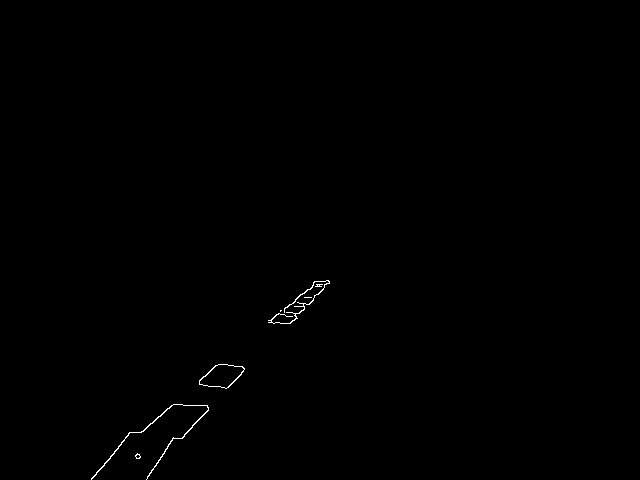
#> input picture self_driving_car_pkg/self_driving_car_pkg/data/frames/Mid_edge.png, 640 x 480 px, found by its file name
$ python a_timing_methods.py
#> lines starting #> are read from the running program, lines starting #| are printed output that depends on the picture; after the words box and inside, x2 and y2 are one past the last pixel; in counts of white or black regions, pixels touching at a corner belong together; long printed decimals are rounded
### prius_sdc/prius_sdc/Optimizations/req_files/utility.py
import cv2
import numpy as np
import math


def RetLargestContour(gray):
    LargestContour_Found = False
    thresh=np.zeros(gray.shape,dtype=gray.dtype)
    _,bin_img = cv2.threshold(gray,0,255,cv2.THRESH_BINARY)
    #Find the two Contours for which you want to find the min distance between them.
    cnts = cv2.findContours(bin_img, cv2.RETR_LIST, cv2.CHAIN_APPROX_SIMPLE)[1]
    Max_Cntr_area = 0
    Max_Cntr_idx= -1
    for index, cnt in enumerate(cnts):
        area = cv2.contourArea(cnt)
        if area > Max_Cntr_area:
            Max_Cntr_area = area
            Max_Cntr_idx = index
            LargestContour_Found = True
    if (Max_Cntr_idx!=-1):
        thresh = cv2.drawContours(thresh, cnts, Max_Cntr_idx, (255,255,255), -1) # [ contour = less then minarea contour, contourIDx, Colour , Thickness ]
    return thresh, LargestContour_Found

def Distance_(a,b):
    return math.sqrt( ( (a[1]-b[1])**2 ) + ( (a[0]-b[0])**2 ) )

def ApproxDistBWCntrs(cnt,cnt_cmp):
    # compute the center of the contour
    M = cv2.moments(cnt)
    cX = int(M["m10"] / M["m00"])
    cY = int(M["m01"] / M["m00"])
    # compute the center of the contour
    M_cmp = cv2.moments(cnt_cmp)
    cX_cmp = int(M_cmp["m10"] / M_cmp["m00"])
    cY_cmp = int(M_cmp["m01"] / M_cmp["m00"])
    minDist=Distance_((cX,cY),(cX_cmp,cY_cmp))
    Centroid_a=(cX,cY)
    Centroid_b=(cX_cmp,cY_cmp)
    return minDist,Centroid_a,Centroid_b


def Estimate_MidLane(BW,MaxDistance):
    #cv2.namedWindow("BW_zero",cv2.WINDOW_NORMAL)
    BW_zero= cv2.cvtColor(BW,cv2.COLOR_GRAY2BGR)
    #Find the two Contours for which you want to find the min distance between them.
    cnts= cv2.findContours(BW, cv2.RETR_LIST, cv2.CHAIN_APPROX_SIMPLE)[1]#3ms
    MinArea=1
    cnts_Legit=[]
    for index, _ in enumerate(cnts):
        area = cv2.contourArea(cnts[index])
        if area > MinArea:
            cnts_Legit.append(cnts[index])
    cnts=cnts_Legit
    # Cycle through each point in the Two contours & find the distance between them.
    # Take the minimum Distance by comparing all other distances & Mark that Points.
    CntIdx_BstMatch = []# [BstMatchwithCnt0,BstMatchwithCnt1,....]
    Closests_Pixels_list = []
    #200msec
    for index, cnt in enumerate(cnts):
        prevmin_dist = 100000
        Bstindex_cmp = 0
        #BstClosests_Pixels =0
        BstCentroid_a=0
        BstCentroid_b=0
        for index_cmp in range(len(cnts)-index):
            index_cmp = index_cmp + index
            cnt_cmp = cnts[index_cmp]
            if (index!=index_cmp):
                min_dist,Centroid_a,Centroid_b  = ApproxDistBWCntrs(cnt,cnt_cmp)

                #Closests_Pixels=(cnt[min_dstPix_Idx[0]],cnt_cmp[min_dstPix_Idx[1]])
                if(min_dist < prevmin_dist):
                    if (len(CntIdx_BstMatch)==0):
                        prevmin_dist = min_dist
                        Bstindex_cmp = index_cmp
                        #BstClosests_Pixels = Closests_Pixels
                        BstCentroid_a=Centroid_a
                        BstCentroid_b=Centroid_b

                    else:
                        Present= False
                        for i in range(len(CntIdx_BstMatch)):
                            if ( (index_cmp == i) and (index == CntIdx_BstMatch[i]) ):
                                Present= True
                        if not Present:
                            prevmin_dist = min_dist
                            Bstindex_cmp = index_cmp
                            #BstClosests_Pixels = Closests_Pixels
                            BstCentroid_a=Centroid_a
                            BstCentroid_b=Centroid_b
        if ((prevmin_dist!=100000 ) and (prevmin_dist>MaxDistance)):
            break
        if (type(BstCentroid_a)!=int):
            CntIdx_BstMatch.append(Bstindex_cmp)
            #Closests_Pixels_list.append(BstClosests_Pixels)
            #cv2.line(BW_zero,(BstClosests_Pixels[0][0][0],BstClosests_Pixels[0][0][1]),(BstClosests_Pixels[1][0][0],BstClosests_Pixels[1][0][1]),(0,0,255),thickness=2)
            cv2.line(BW_zero,BstCentroid_a,BstCentroid_b,(0,255,0),thickness=2)
            #cv2.imshow("BW_zero",BW_zero)

    #cv2.imwrite("D:/Had_LuQ/MidlaneClosestJoined.png",BW_zero)
    BW_zero = cv2.cvtColor(BW_zero,cv2.COLOR_BGR2GRAY)

    BW_Largest,Largest_found = RetLargestContour(BW_zero)#3msec

    if(Largest_found):
        return BW_Largest
    else:
        return BW

### self_driving_car_pkg/self_driving_car_pkg/Optimizations/a_timing_methods.py
import time
import timeit

import cv2
from req_files.utility import Estimate_MidLane
from req_files import config

def Accumulate(N):
    Total = 0
    for i in range(N + 1):
        Total = Total + i
    #print("Accumalating all Numbers from 1 to ",str(N)," we get =",Total)

def main():
    # Calling function with N=1000 and timing it
    Num =  100000
    start_time = time.time()
    Accumulate(Num)
    end_time = time.time()
    print("\nComparing profiling accuracy of time and timeit \n")
    print("[time]   Accumulate took ",end_time - start_time," sec ")

    # For Benchmarking code [Timeit]
    iterations=100
    print("[Timeit] Accumulate took ",timeit.timeit(lambda:Accumulate(Num), number=iterations)/iterations,"sec")


    # Now Profiling our Midlane_Estimation Algo and see how much time it takes to get the job done
    Midlane = cv2.imread("data/frames/Mid_edge.png",cv2.IMREAD_GRAYSCALE)
#> Midlane: shape (480, 640); 0.24% white in thin lines or dots, all inside (x1, y1, x2, y2) = (91, 280, 330, 480)
    #Estimated_midlane = Estimate_MidLane(Midlane,config.MaxDist_resized)
    #cv2.imshow("Estimated_midlane",Estimated_midlane)
    #cv2.waitKey(0)

    print("\n[Timeit] Estimate_MidLane took ",timeit.timeit(lambda:Estimate_MidLane(Midlane,config.MaxDist_resized), number=iterations)/iterations," sec\n")
#> in Estimate_MidLane, BW_zero is the input picture: shape (480, 640, 3); 0.24% white in thin lines or dots, all inside (x1, y1, x2, y2) = (91, 280, 330, 480)
#> in Estimate_MidLane, `cnts= cv2.findContours(BW, cv2.RETR_LIST, cv2.CHAIN_APPROX_SIMPLE)[1]#..`: cnts = 10 contours, 6 with area under 20; largest, box (x1, y1, x2, y2) and area: (199, 364, 245, 389) 700, (199, 364, 245, 389) 666, (91, 404, 209, 480) 118, (268, 280, 330, 324) 61
#> the loop in Estimate_MidLane, `for index, _ in enumerate(cnts):` made 10 passes
#> area on passes 3, 4, 5, 10: 118, 666.5, 700.5, 61
#> after the loop in Estimate_MidLane, `for index, _ in enumerate(cnts):`: cnts_Legit = 8 contours, 4 with area under 20; largest, box (x1, y1, x2, y2) and area: (199, 364, 245, 389) 700, (199, 364, 245, 389) 666, (91, 404, 209, 480) 118, (268, 280, 330, 324) 61
#> in Estimate_MidLane, `cnts=cnts_Legit`: cnts has the same summary as cnts_Legit
#> the loop in Estimate_MidLane, `for index, cnt in enumerate(cnts):` made 8 passes
#> cnt on pass 6: [[317, 285], [318, 284], [319, 285], [318, 286]]
#> after the loop in Estimate_MidLane, `for index, cnt in enumerate(cnts):`:
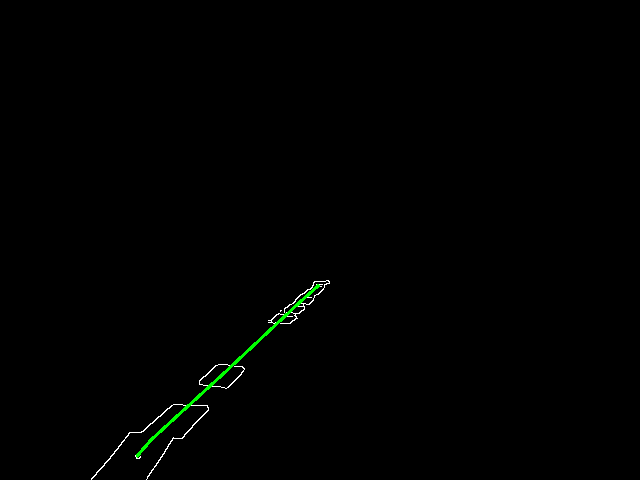
#> BW_zero: shape (480, 640, 3); 0.26% of pixels changed, all inside (x1, y1, x2, y2) = (136, 284, 320, 458)
#> after the loop in Estimate_MidLane, `for index, cnt in enumerate(cnts):`: CntIdx_BstMatch = [1, 2, 3, 4, 7, 6, 7]; Present = False; index_cmp = 7
#> in RetLargestContour, `_,bin_img = cv2.threshold(gray,0,255,cv2.THRESH_BINARY)`:
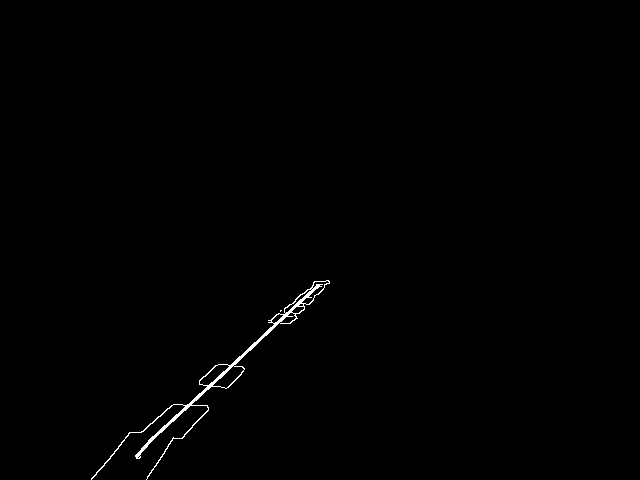
#> bin_img: shape (480, 640); 0.48% white in thin lines or dots, all inside (x1, y1, x2, y2) = (91, 280, 330, 480)
#> in RetLargestContour, `cnts = cv2.findContours(bin_img, cv2.RETR_LIST, cv2.CHAIN_APPROX_SIMPL..`: cnts = 14 contours, 6 with area under 20; largest, box (x1, y1, x2, y2) and area: (91, 280, 330, 480) 1958, (212, 365, 245, 389) 322, (199, 364, 230, 386) 269, (301, 280, 330, 305) 187, (284, 289, 312, 314) 101, (279, 312, 297, 324) 97, (291, 306, 305, 314) 60, (271, 313, 284, 324) 56
#> the loop in RetLargestContour, `for index, cnt in enumerate(cnts):` made 14 passes
#> (area, Max_Cntr_area) on passes 3, 14: (321.5, 321.5), (1958, 1958)
#> area on passes 4, 5, 6, 8, 10, 13: 269, 55.5, 97, 60.5, 101, 187
#> after the loop in RetLargestContour, `for index, cnt in enumerate(cnts):`: LargestContour_Found = True; Max_Cntr_area = 1958; Max_Cntr_idx = 13
#> in RetLargestContour, `thresh = cv2.drawContours(thresh, cnts, Max_Cntr_idx, (255,255,255), -1)`:
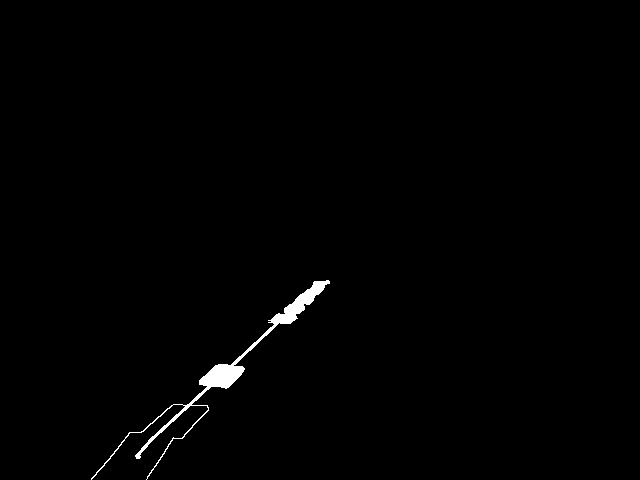
#> thresh: shape (480, 640); 0.78% white; 1 white region
#> in Estimate_MidLane, `BW_Largest,Largest_found = RetLargestContour(BW_zero)#3msec`: Largest_found = True
#> in Estimate_MidLane (call 2), `cnts= cv2.findContours(BW, cv2.RETR_LIST, cv2.CHAIN_APPROX_SIMPLE)[1]#..`: cnts = 10 contours, 6 with area under 20; largest, box (x1, y1, x2, y2) and area: (199, 364, 245, 389) 700, (199, 364, 245, 389) 666, (91, 404, 209, 480) 118, (268, 280, 330, 324) 61
#> the loop in Estimate_MidLane (call 2), `for index, _ in enumerate(cnts):` made 10 passes
#> in Estimate_MidLane (call 2), `cnts=cnts_Legit`: cnts has the same summary as cnts_Legit
#> the loop in Estimate_MidLane (call 2), `for index, cnt in enumerate(cnts):` made 8 passes
#> the loop in RetLargestContour (call 2), `for index, cnt in enumerate(cnts):` made 14 passes
#> in Estimate_MidLane (call 3), `cnts=cnts_Legit`: cnts has the same summary as cnts_Legit
#| [Timeit] Estimate_MidLane took  0.005553  sec


if __name__=='__main__':
    main()
